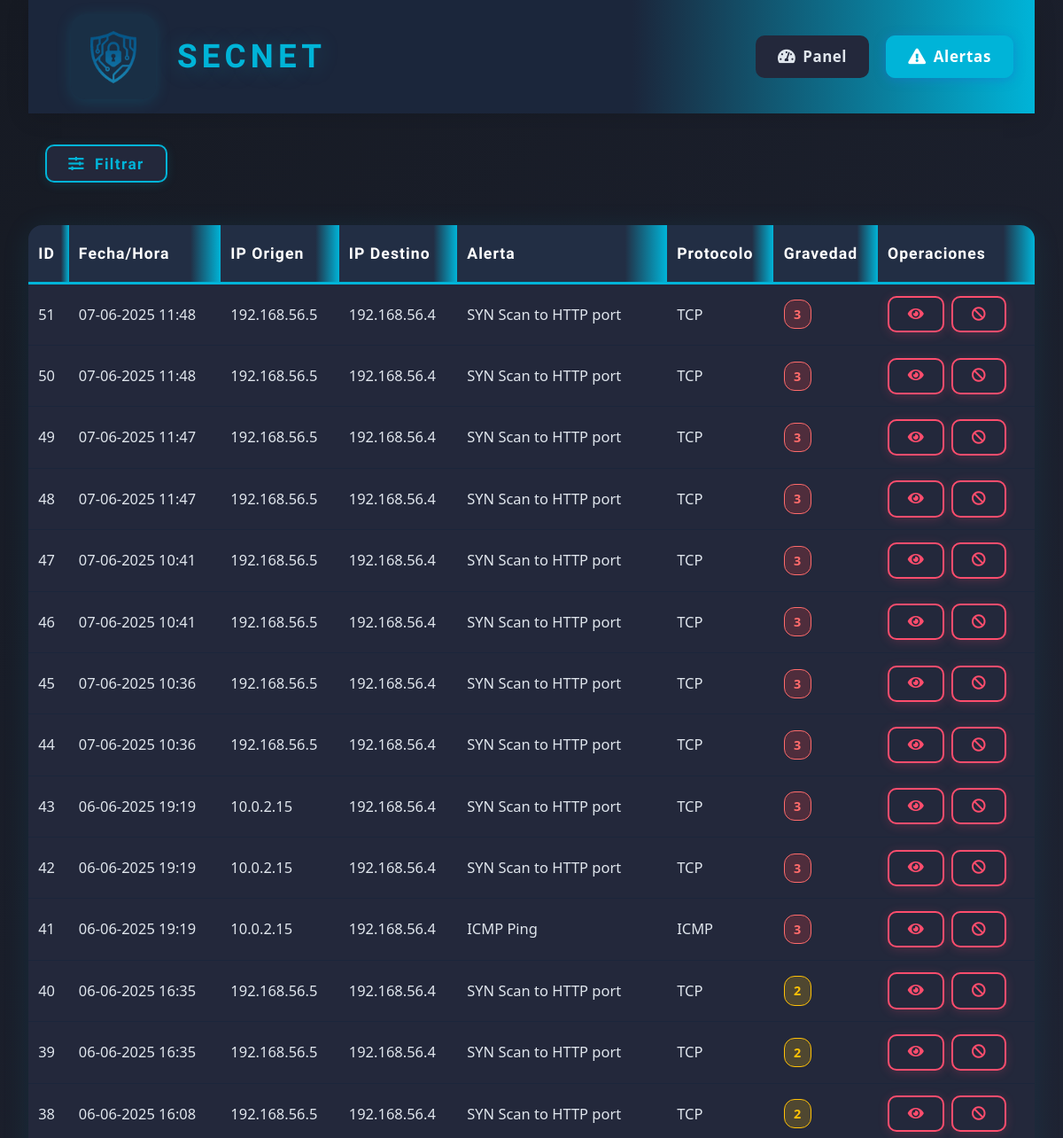
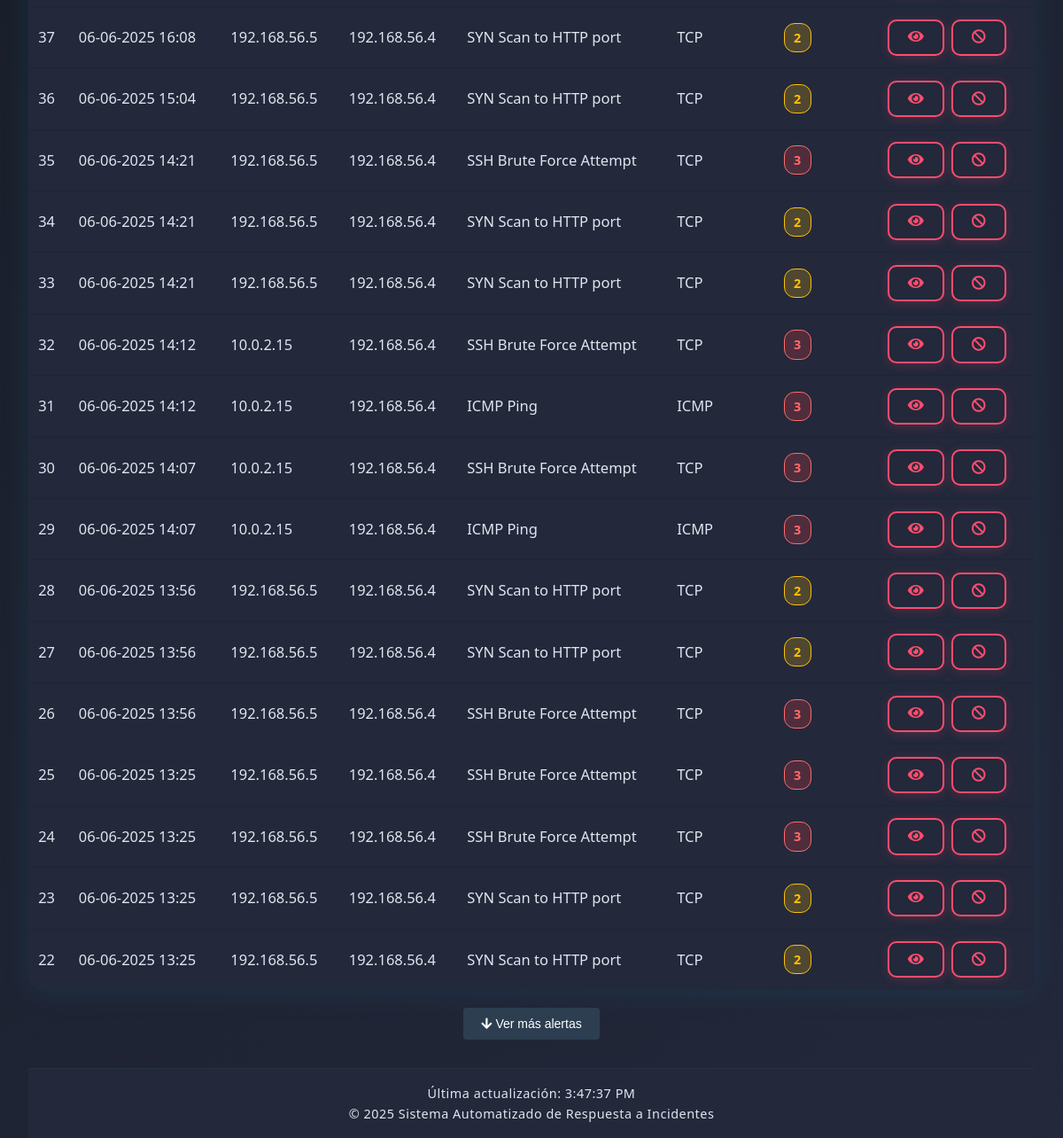
Page /web-interface/alerts.php on the earlier database version (2 pictures, top to bottom).
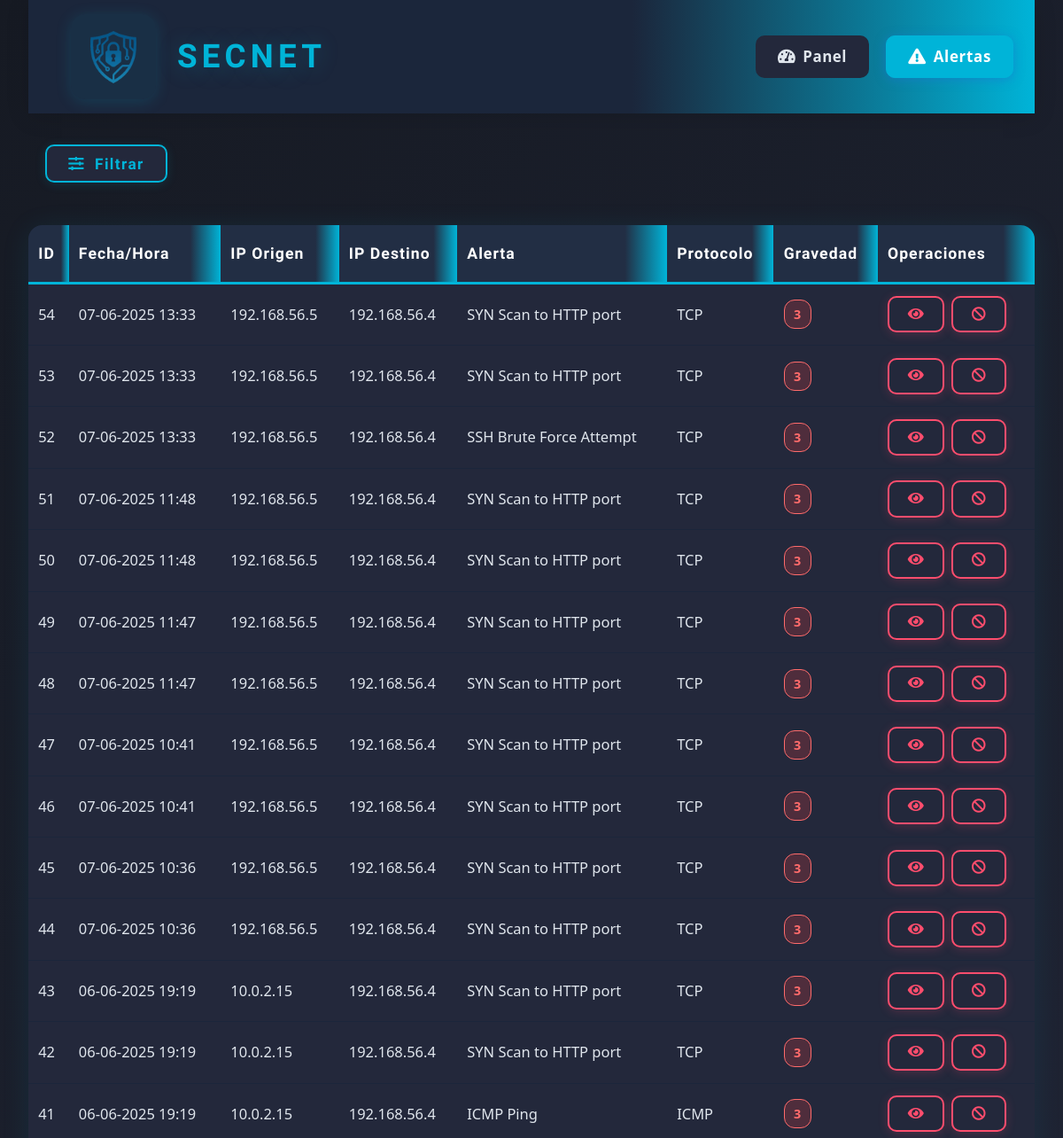
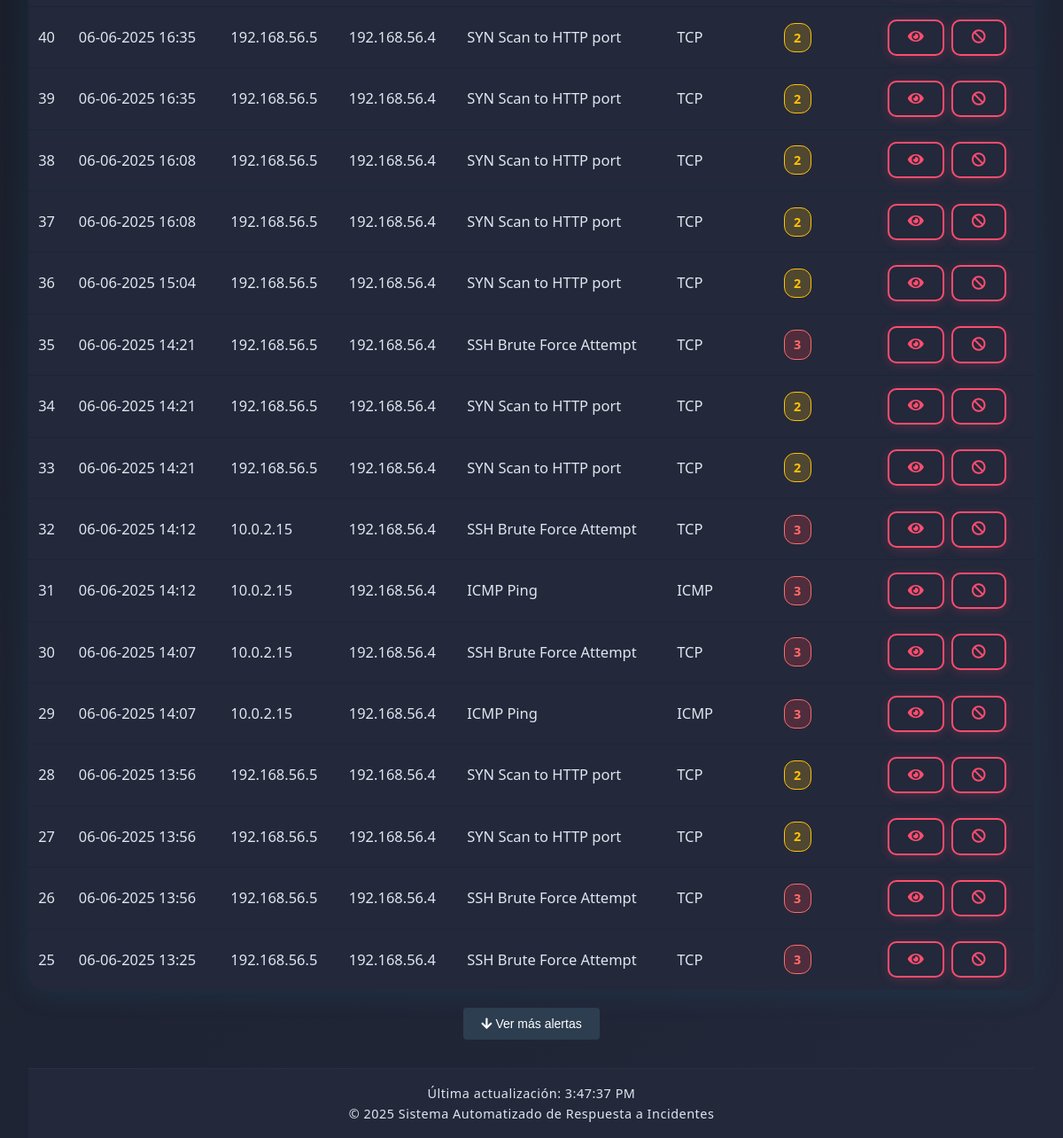
Same page on the later database version (2 pictures, top to bottom).
### tables this page shows
CREATE TABLE alerts (
        id INTEGER PRIMARY KEY AUTOINCREMENT,
        timestamp TEXT,
        source_ip TEXT,
        source_port TEXT,
        destination_ip TEXT,
        dest_port TEXT,
        alert_message TEXT,
        severity INTEGER,
        protocol TEXT,
        action_taken TEXT,
        raw_data TEXT
    );

### web-interface/alerts.php (the view, shortened to what this page needs)
<!DOCTYPE html>
<html lang="es">
<head>
    <link rel="stylesheet" href="css/style.css">
    <link rel="stylesheet" href="https://cdnjs.cloudflare.com/ajax/libs/font-awesome/5.15.3/css/all.min.css">
</head>
<body>
    <div class="container">
        <header>
            <div class="logo-container">
                <a href="index.php" style="display:flex;align-items:center;text-decoration:none;">
                    <img src="assets/logo.png" alt="Logo">
                    <h1 style="font-family: 'Orbitron', sans-serif;">SecNet</h1>
                </a>
            </div>
            <nav>
                <ul>
                    <li><a href="index.php"><i class="fas fa-tachometer-alt"></i> Panel</a></li>
                    <li><a href="alerts.php" class="active"><i class="fas fa-exclamation-triangle"></i> Alertas</a></li>
                </ul>
            </nav>
        </header>
        <main>
            <section class="alerts-section">
                <button id="toggleFiltersBtn" class="filter-button" type="button" style="margin-bottom:1.2rem;"><i class="fas fa-sliders-h"></i> Filtrar</button>
                <div class="alerts-table">
                    <table class="tech-table">
                        <thead>
                            <tr>
                                <th>ID</th>
                                <th>Fecha/Hora</th>
                                <th>IP Origen</th>
                                <th>IP Destino</th>
                                <th>Alerta</th>
                                <th>Protocolo</th>
                                <th>Gravedad</th>
                                <th>Operaciones</th>
                            </tr>
                        </thead>
                        <tbody id="alertsTableBody">
                            <?php
                            $db = new SQLite3('/var/www/html/database/alerts.db');
                            $db->exec("PRAGMA timezone = 'Europe/Madris'");
                            $offset = isset($_GET['offset']) ? intval($_GET['offset']) : 0;
                            $limit = 30;
                            $query = "SELECT * FROM alerts WHERE 1=1";
                            $countQuery = "SELECT COUNT(*) as total FROM alerts WHERE 1=1";
                            $stmt = $db->prepare($countQuery);
                            $totalAlerts = $stmt->execute()->fetchArray(SQLITE3_ASSOC)['total'];
                            $query .= " ORDER BY timestamp DESC LIMIT $limit OFFSET $offset";
                            $stmt = $db->prepare($query);
                            $results = $stmt->execute();
                            $alertCount = 0;
                            while ($row = $results->fetchArray(SQLITE3_ASSOC)) {
                                $alertCount++;
                                echo '<tr>';
                                echo '<td>' . $row['id'] . '</td>';
                                $date = new DateTime($row['timestamp'], new DateTimeZone('UTC'));
                                $date->setTimezone(new DateTimeZone('Europe/Madrid'));
                                echo '<td data-timestamp="' . strtotime($row['timestamp']) . '">' . $date->format('d-m-Y H:i') . '</td>';
                                echo '<td>' . htmlspecialchars($row['source_ip']) . '</td>';
                                echo '<td>' . htmlspecialchars($row['destination_ip']) . '</td>';
                                echo '<td>' . htmlspecialchars($row['alert_message']) . '</td>';
                                echo '<td>' . htmlspecialchars($row['protocol']) . '</td>';
                                echo '<td><span class="gravedad-badge gravedad-' . (int)$row['severity'] . '">' . $row['severity'] . '</span></td>';
                                echo '<td>';
                                echo '<button class="action-btn alerta details-button" onclick="viewAlertDetails(' . $row['id'] . ')"><i class="fas fa-eye"></i></button> ';
                                echo '<button class="action-btn alerta block-button" onclick="blockIP(\'' . htmlspecialchars($row['source_ip']) . '\')"><i class="fas fa-ban"></i></button>';
                                echo '</td>';
                                echo '</tr>';
                            }
                            $hasMoreAlerts = ($offset + $alertCount) < $totalAlerts;
                            ?>
                        </tbody>
                    </table>
                    <?php if ($hasMoreAlerts): ?>
                    <div class="load-more-container">
                        <button id="loadMoreBtn" class="load-more-btn" data-offset="<?php echo $offset + $limit; ?>">
                            <i class="fas fa-arrow-down"></i> Ver más alertas
                        </button>
                    </div>
                    <?php endif; ?>
                </div>
            </section>
        </main>
        <footer class="footer-container">
            <p>&copy; <?php echo date('Y'); ?> Sistema Automatizado de Respuesta a Incidentes</p>
        </footer>
    </div>
</body>
</html>

Differences in the rows shown:
no longer on this page (row unchanged): alerts: id "24", timestamp "06-06-2025 13:25", source_ip "192.168.56.5", destination_ip "192.168.56.4", alert_message "SSH Brute Force Attempt", protocol "TCP", severity "3"
no longer on this page (row unchanged): alerts: id "23", timestamp "06-06-2025 13:25", source_ip "192.168.56.5", destination_ip "192.168.56.4", alert_message "SYN Scan to HTTP port", protocol "TCP", severity "2"
no longer on this page (row unchanged): alerts: id "22", timestamp "06-06-2025 13:25", source_ip "192.168.56.5", destination_ip "192.168.56.4", alert_message "SYN Scan to HTTP port", protocol "TCP", severity "2"
added alerts: id "54", timestamp "07-06-2025 13:33", source_ip "192.168.56.5", destination_ip "192.168.56.4", alert_message "SYN Scan to HTTP port", protocol "TCP", severity "3"
added alerts: id "53", timestamp "07-06-2025 13:33", source_ip "192.168.56.5", destination_ip "192.168.56.4", alert_message "SYN Scan to HTTP port", protocol "TCP", severity "3"
added alerts: id "52", timestamp "07-06-2025 13:33", source_ip "192.168.56.5", destination_ip "192.168.56.4", alert_message "SSH Brute Force Attempt", protocol "TCP", severity "3"
